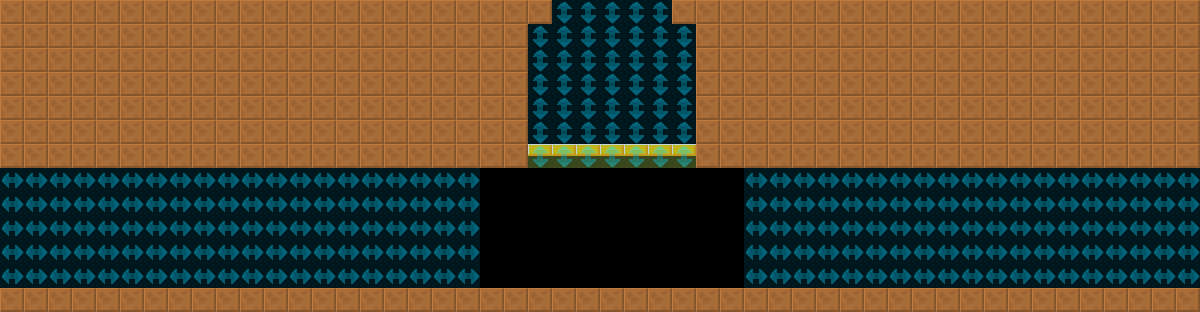

Rendered tile map (Tiled .tmx) drawn with the repository's tilesets; below, a short description and the map source with its tile grids summarised:
An orthogonal 50x13 tile map with 24x24 px tiles, 2 tile layers (col, lnk), 2 tilesets.

<map version="1.4" tiledversion="1.4.2" orientation="orthogonal" renderorder="right-down" width="50" height="13" tilewidth="24" tileheight="24" infinite="0" nextlayerid="4" nextobjectid="8">
 <tileset firstgid="6" source="../../lnk.tsx" />
 <tileset firstgid="1" source="../../col.tsx" />
 <layer id="1" name="col" width="50" height="13">
  <data>[650 cells, 360 non-empty, 2 distinct tile ids]</data>
 </layer>
 <layer id="2" name="lnk" width="50" height="13" opacity="0.5">
  <data>[650 cells, 242 non-empty, 2 distinct tile ids]</data>
 </layer>
 <objectgroup id="3" name="markers" opacity="0.5">
 </objectgroup>
</map>
